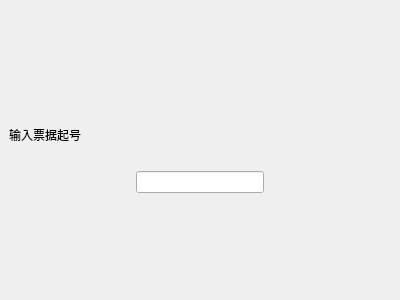
<?xml version="1.0" encoding="UTF-8"?>
<ui version="4.0">
 <class>ForminformId</class>
 <widget class="QWidget" name="ForminformId">
  <property name="geometry">
   <rect>
    <x>0</x>
    <y>0</y>
    <width>400</width>
    <height>300</height>
   </rect>
  </property>
  <property name="windowTitle">
   <string>Form</string>
  </property>
  <property name="Type" stdset="0">
   <string>firstWidget</string>
  </property>
  <layout class="QVBoxLayout" name="verticalLayout">
   <property name="spacing">
    <number>0</number>
   </property>
   <property name="margin">
    <number>0</number>
   </property>
   <item>
    <widget class="QStackedWidget" name="stackedWidget">
     <property name="currentIndex">
      <number>0</number>
     </property>
     <widget class="QWidget" name="page">
      <layout class="QVBoxLayout" name="verticalLayout_3">
       <item>
        <widget class="QLabel" name="label_2">
         <property name="minimumSize">
          <size>
           <width>0</width>
           <height>90</height>
          </size>
         </property>
         <property name="styleSheet">
          <string notr="true">font: bold 40pt &quot;simsun&quot;</string>
         </property>
         <property name="alignment">
          <set>Qt::AlignCenter</set>
         </property>
        </widget>
       </item>
       <item>
        <widget class="QLabel" name="label">
         <property name="minimumSize">
          <size>
           <width>0</width>
           <height>60</height>
          </size>
         </property>
         <property name="styleSheet">
          <string notr="true">font: bold 35pt &quot;simsun&quot;</string>
         </property>
         <property name="text">
          <string>输入票据起号</string>
         </property>
        </widget>
       </item>
       <item>
        <layout class="QHBoxLayout" name="horizontalLayout">
         <item>
          <spacer name="horizontalSpacer">
           <property name="orientation">
            <enum>Qt::Horizontal</enum>
           </property>
           <property name="sizeHint" stdset="0">
            <size>
             <width>40</width>
             <height>20</height>
            </size>
           </property>
          </spacer>
         </item>
         <item>
          <widget class="QLineEdit" name="lineEdit">
           <property name="styleSheet">
            <string notr="true">font: bold 35pt &quot;simsun&quot;</string>
           </property>
          </widget>
         </item>
         <item>
          <spacer name="horizontalSpacer_2">
           <property name="orientation">
            <enum>Qt::Horizontal</enum>
           </property>
           <property name="sizeHint" stdset="0">
            <size>
             <width>40</width>
             <height>20</height>
            </size>
           </property>
          </spacer>
         </item>
        </layout>
       </item>
       <item>
        <spacer name="verticalSpacer">
         <property name="orientation">
          <enum>Qt::Vertical</enum>
         </property>
         <property name="sizeHint" stdset="0">
          <size>
           <width>20</width>
           <height>40</height>
          </size>
         </property>
        </spacer>
       </item>
      </layout>
     </widget>
     <widget class="QWidget" name="page_3">
      <layout class="QVBoxLayout" name="verticalLayout_2">
       <item>
        <widget class="QLabel" name="label_4">
         <property name="minimumSize">
          <size>
           <width>0</width>
           <height>90</height>
          </size>
         </property>
         <property name="styleSheet">
          <string notr="true">font: bold 40pt &quot;simsun&quot;</string>
         </property>
         <property name="text">
          <string/>
         </property>
         <property name="alignment">
          <set>Qt::AlignCenter</set>
         </property>
        </widget>
       </item>
       <item>
        <widget class="QLabel" name="label_3">
         <property name="minimumSize">
          <size>
           <width>0</width>
           <height>60</height>
          </size>
         </property>
         <property name="styleSheet">
          <string notr="true">font: bold 35pt &quot;simsun&quot;</string>
         </property>
         <property name="text">
          <string>第二次输入票据起号</string>
         </property>
        </widget>
       </item>
       <item>
        <layout class="QHBoxLayout" name="horizontalLayout_2">
         <item>
          <spacer name="horizontalSpacer_3">
           <property name="orientation">
            <enum>Qt::Horizontal</enum>
           </property>
           <property name="sizeHint" stdset="0">
            <size>
             <width>40</width>
             <height>20</height>
            </size>
           </property>
          </spacer>
         </item>
         <item>
          <widget class="QLineEdit" name="lineEdit_2">
           <property name="styleSheet">
            <string notr="true">font: bold 35pt &quot;simsun&quot;</string>
           </property>
          </widget>
         </item>
         <item>
          <spacer name="horizontalSpacer_4">
           <property name="orientation">
            <enum>Qt::Horizontal</enum>
           </property>
           <property name="sizeHint" stdset="0">
            <size>
             <width>40</width>
             <height>20</height>
            </size>
           </property>
          </spacer>
         </item>
        </layout>
       </item>
       <item>
        <spacer name="verticalSpacer_2">
         <property name="orientation">
          <enum>Qt::Vertical</enum>
         </property>
         <property name="sizeHint" stdset="0">
          <size>
           <width>20</width>
           <height>40</height>
          </size>
         </property>
        </spacer>
       </item>
      </layout>
     </widget>
    </widget>
   </item>
  </layout>
 </widget>
 <resources/>
 <connections/>
</ui>
